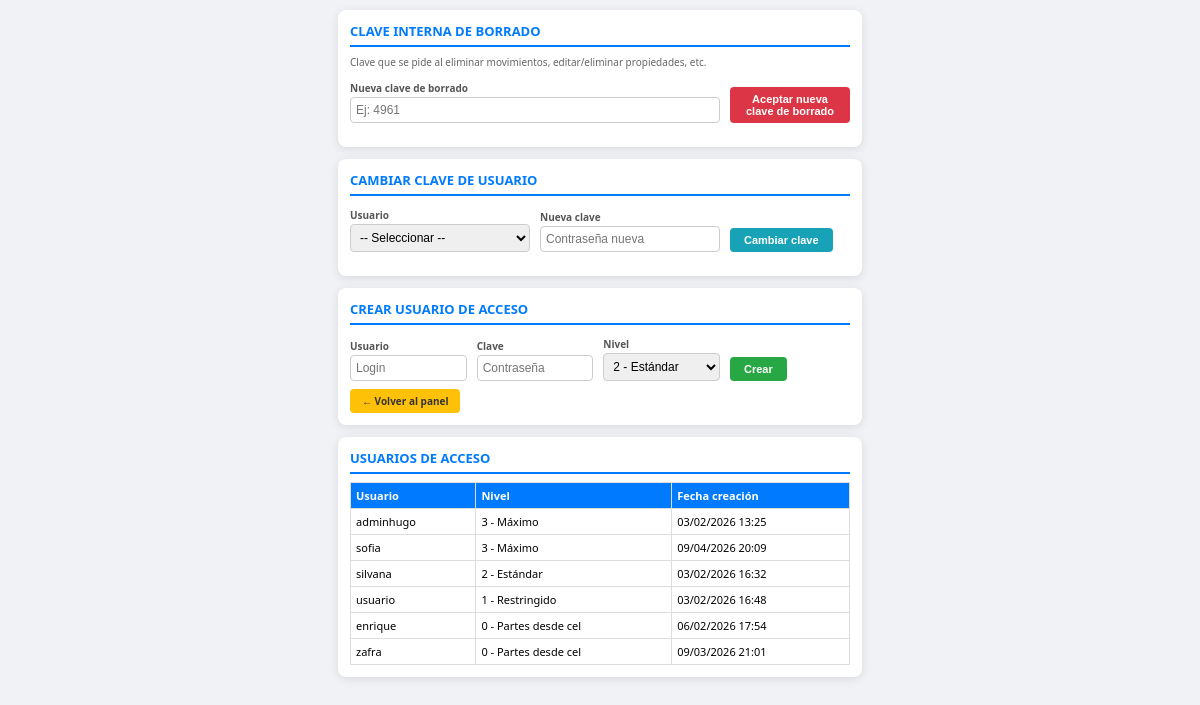
The app's page /gestionar_accesos.php (signed in), older data.
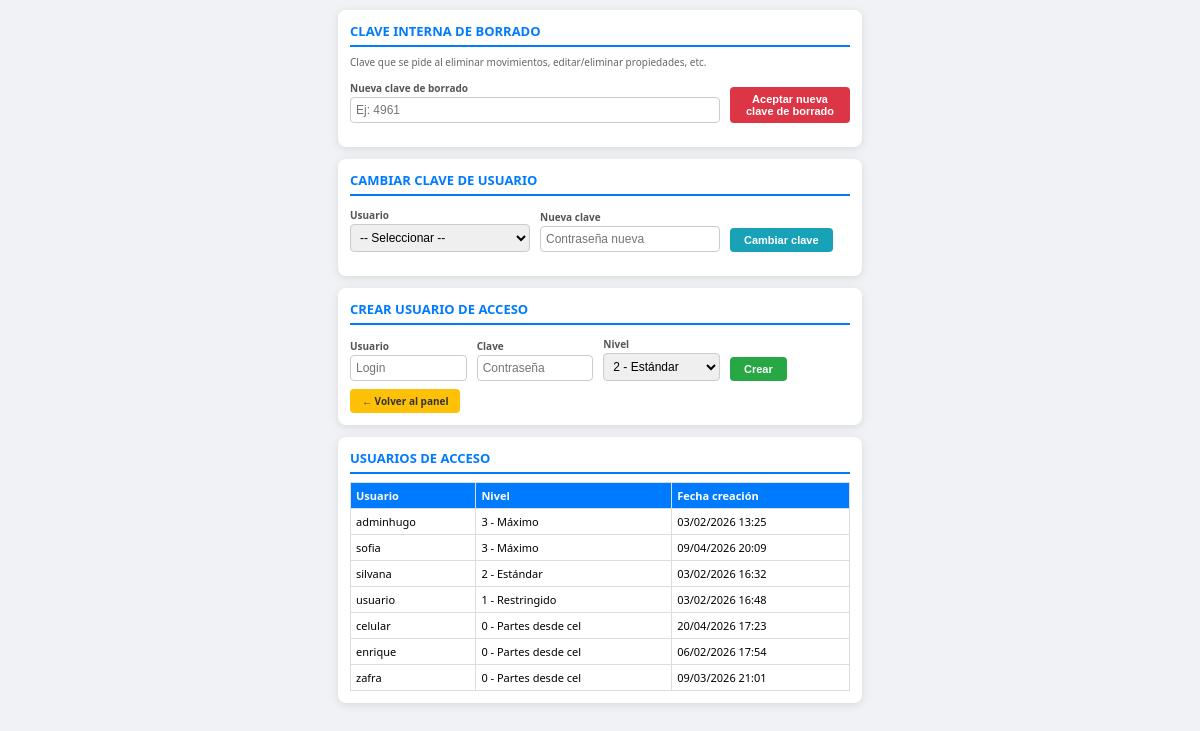
The same page, newer data.
### tables this page shows
CREATE TABLE `accesos` (
  `id` int(11) NOT NULL AUTO_INCREMENT,
  `usuario` varchar(80) NOT NULL,
  `clave` varchar(255) NOT NULL,
  `nivel_acceso` tinyint(4) NOT NULL DEFAULT 2,
  `creado_por_id` int(11) DEFAULT NULL,
  `fecha_creacion` datetime DEFAULT current_timestamp(),
  PRIMARY KEY (`id`),
  UNIQUE KEY `usuario` (`usuario`),
  KEY `idx_usuario` (`usuario`),
  KEY `idx_nivel` (`nivel_acceso`)
);

### gestionar_accesos.php (the view, shortened to what this page needs)
<?php
require_once __DIR__ . '/config_clave_borrado.php';
$lista = mysqli_query($conexion, "SELECT id, usuario, nivel_acceso, fecha_creacion FROM accesos ORDER BY nivel_acceso DESC, usuario ASC");
?>
<!DOCTYPE html>
<html lang="es">
<head>
</head>
<body>
<div class="card">
    <h2>Clave interna de borrado</h2>
    <p style="font-size:10px; color:#666; margin:0 0 8px;">Clave que se pide al eliminar movimientos, editar/eliminar propiedades, etc.</p>
    <form method="POST" style="margin-bottom:12px;" onsubmit="return confirm('¿Aceptar nueva clave de borrado?');">
        <div class="fila-form">
            <div>
                <label>Nueva clave de borrado</label>
                <input type="text" name="clave_borrado_nueva" required placeholder="Ej: 4961" value="" maxlength="20" autocomplete="off">
            </div>
            <div class="btn-wrap">
                <button type="submit" name="cambiar_clave_borrado" style="background:#dc3545;">Aceptar nueva clave de borrado</button>
            </div>
        </div>
    </form>
</div>
<div class="card">
    <h2>Cambiar clave de usuario</h2>
    <form method="POST" style="margin-bottom:12px;">
        <div class="fila-form">
            <div>
                <label>Usuario</label>
                <select name="id" required>
                    <option value="">-- Seleccionar --</option>
                    <?php mysqli_data_seek($lista, 0); while ($u = mysqli_fetch_assoc($lista)): ?>
                    <option value="<?= $u['id'] ?>"><?= htmlspecialchars($u['usuario']) ?> (nivel <?= $u['nivel_acceso'] ?>)</option>
                    <?php endwhile; ?>
                </select>
            </div>
            <div>
                <label>Nueva clave</label>
                <input type="password" name="clave_nueva" required placeholder="Contraseña nueva" autocomplete="new-password">
            </div>
            <div class="btn-wrap">
                <button type="submit" name="cambiar_clave" style="background:#17a2b8;">Cambiar clave</button>
            </div>
        </div>
    </form>
</div>
<div class="card">
    <h2>Crear usuario de acceso</h2>
    <form method="POST" class="form-nav-enter">
        <div class="fila-form">
            <div>
                <label>Usuario</label>
                <input type="text" name="usuario" required placeholder="Login">
            </div>
            <div>
                <label>Clave</label>
                <input type="password" name="clave" required placeholder="Contraseña">
            </div>
            <div>
                <label>Nivel</label>
                <select name="nivel_acceso">
                    <option value="2" selected>2 - Estándar</option>
                </select>
            </div>
            <div class="btn-wrap">
                <button type="submit" name="crear">Crear</button>
            </div>
        </div>
    </form>
    <a href="index.php" class="volver">← Volver al panel</a>
</div>
<div class="card">
    <h2>Usuarios de acceso</h2>
    <table>
        <thead>
            <tr><th>Usuario</th><th>Nivel</th><th>Fecha creación</th></tr>
        </thead>
        <tbody>
            <?php
            mysqli_data_seek($lista, 0);
            $nombres_nivel = [0 => 'Partes desde cel', 1 => 'Restringido', 2 => 'Estándar', 3 => 'Máximo'];
            while ($r = mysqli_fetch_assoc($lista)):
                $n = (int)$r['nivel_acceso'];
                $nombre_nivel = $nombres_nivel[$n] ?? $n;
            ?>
                <tr>
                    <td><?= htmlspecialchars($r['usuario']) ?></td>
                    <td><?= $n ?> - <?= htmlspecialchars($nombre_nivel) ?></td>
                    <td><?= date('d/m/Y H:i', strtotime($r['fecha_creacion'])) ?></td>
                </tr>
            <?php endwhile; ?>
        </tbody>
    </table>
</div>
</body>
</html>

### gestionar_accesos.php (style rules this page uses)
body { font-family: 'Segoe UI', sans-serif; background: #f0f2f5; margin: 0; padding: 10px; }
.card { background: white; padding: 12px; border-radius: 8px; box-shadow: 0 2px 10px rgba(0,0,0,0.1); max-width: 500px; margin: 0 auto 12px; }
h2 { color: #007bff; margin: 0 0 8px 0; font-size: 13px; text-transform: uppercase; border-bottom: 2px solid #007bff; padding-bottom: 5px; }
label { display: block; margin: 4px 0 2px; font-size: 10px; font-weight: bold; color: #555; }
input, select { width: 100%; padding: 5px; box-sizing: border-box; border: 1px solid #ccc; border-radius: 4px; font-size: 12px; }
button { padding: 6px 14px; background: #28a745; color: white; border: none; border-radius: 4px; font-weight: bold; cursor: pointer; font-size: 11px; }
.volver { display: inline-block; margin-top: 8px; padding: 5px 12px; background: #ffc107; color: #333; text-decoration: none; font-weight: bold; border-radius: 4px; font-size: 10px; }
table { width: 100%; border-collapse: collapse; font-size: 11px; margin-top: 8px; }
th, td { border: 1px solid #ddd; padding: 5px; text-align: left; }
th { background: #007bff; color: white; }
.fila-form { display: flex; gap: 10px; align-items: flex-end; flex-wrap: wrap; }
.fila-form > div { flex: 1; min-width: 100px; }
.fila-form > div:last-child { flex: 0 0 120px; }
.fila-form .btn-wrap { flex: 0 0 auto; }

Row changes from the older to the newer data that the page shows:
added accesos: usuario "celular", nivel_acceso "0", nivel_acceso "Partes desde cel", fecha_creacion "20/04/2026 17:23"
